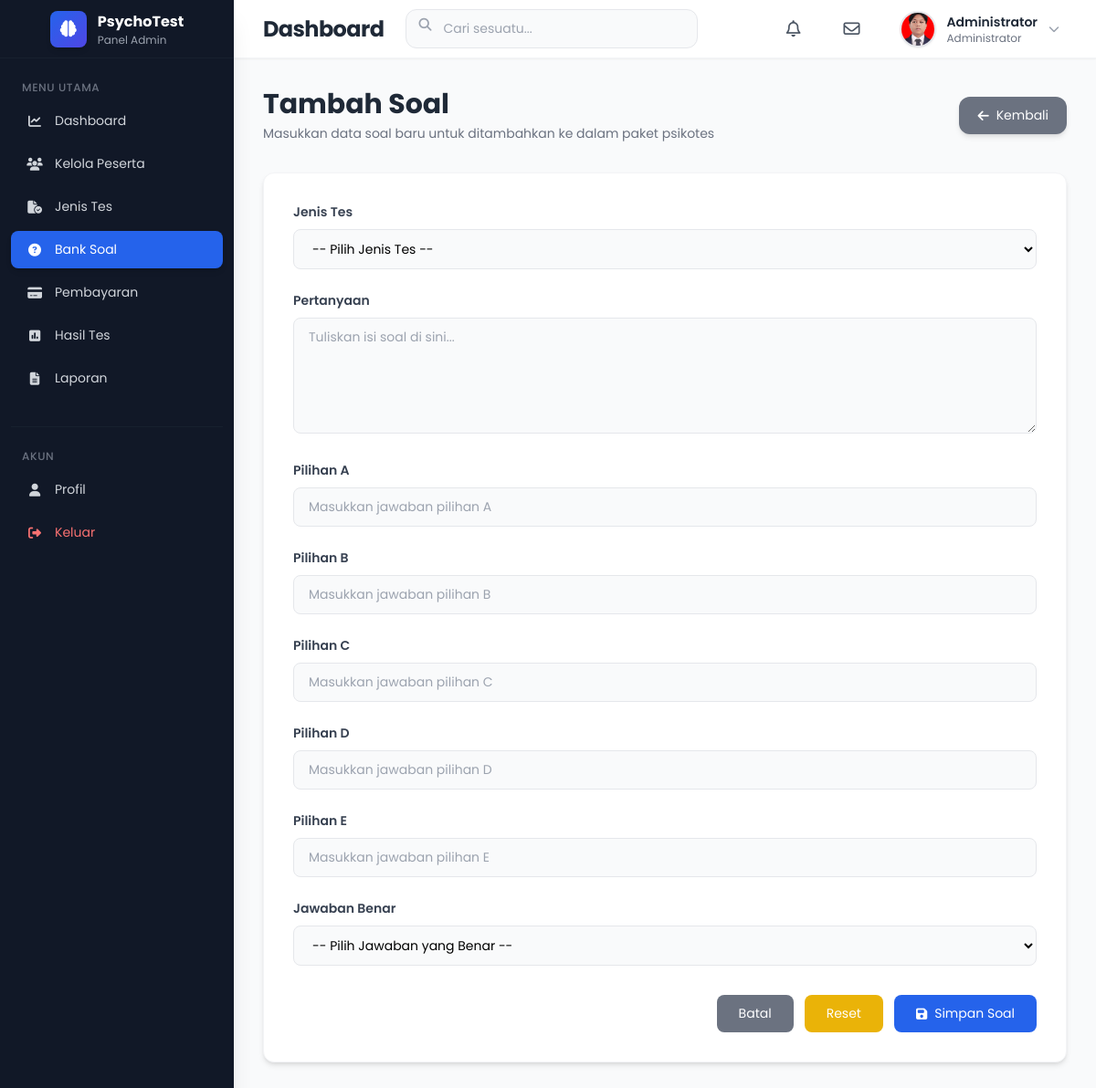
Screenshot of /admin/questions/question_create.php (signed in) with the database file from the repository.
### tables this page shows
CREATE TABLE `users` (
  `id` int NOT NULL,
  `fullname` varchar(100) NOT NULL,
  `email` varchar(100) NOT NULL,
  `password` varchar(255) NOT NULL,
  `role` enum('admin','peserta') DEFAULT 'peserta',
  `status` enum('active','inactive') DEFAULT 'active',
  `created_at` timestamp NULL DEFAULT CURRENT_TIMESTAMP,
  `profile_pic` varchar(255) DEFAULT 'default.png'
);

### admin/questions/question_create.php (the view, shortened to what this page needs)
<?php
include "../../config/database.php";
include "../../includes/admin_header.php";
include "../../includes/admin_sidebar.php";
include "../../includes/admin_navbar.php";
?>
<div class="ml-64 mt-16 p-8 min-h-screen bg-gray-50">
  <div class="flex flex-col md:flex-row justify-between items-start md:items-center mb-8 gap-4">
    <div>
      <h1 class="text-3xl font-bold text-gray-800">Tambah Soal</h1>
      <p class="text-gray-500 mt-1">Masukkan data soal baru untuk ditambahkan ke dalam paket psikotes</p>
    </div>
    <a href="questions.php"
      class="bg-gray-500 hover:bg-gray-600 text-white px-5 py-2.5 rounded-xl shadow-md hover:shadow-lg transition-all duration-300 flex items-center gap-2">
      <i class="fa-solid fa-arrow-left"></i> Kembali
    </a>
  </div>
  <div class="bg-white rounded-xl shadow-md p-8 border border-gray-100 card-animate">
    <form action="question_store.php" method="POST">
      <div class="mb-6">
        <label for="test_id" class="block font-semibold text-gray-700 mb-2">Jenis Tes</label>
        <select name="test_id" id="test_id" required
          class="w-full border border-gray-200 rounded-lg px-4 py-2.5 bg-gray-50 focus:bg-white focus:ring-2 focus:ring-blue-500/30 focus:border-blue-500 outline-none transition-all duration-200">
          <option value="">-- Pilih Jenis Tes --</option>
        </select>
      </div>
      <div class="mb-6">
        <label for="question" class="block font-semibold text-gray-700 mb-2">Pertanyaan</label>
        <textarea name="question" id="question" rows="5" required
          class="w-full border border-gray-200 rounded-lg px-4 py-2.5 bg-gray-50 focus:bg-white focus:ring-2 focus:ring-blue-500/30 focus:border-blue-500 outline-none transition-all duration-200 resize-y"
          placeholder="Tuliskan isi soal di sini..."></textarea>
      </div>
      <div class="mb-6">
        <label for="option_a" class="block font-semibold text-gray-700 mb-2">Pilihan A</label>
        <input type="text" name="option_a" id="option_a" required
          class="w-full border border-gray-200 rounded-lg px-4 py-2.5 bg-gray-50 focus:bg-white focus:ring-2 focus:ring-blue-500/30 focus:border-blue-500 outline-none transition-all duration-200"
          placeholder="Masukkan jawaban pilihan A">
      </div>
      <div class="mb-6">
        <label for="option_b" class="block font-semibold text-gray-700 mb-2">Pilihan B</label>
        <input type="text" name="option_b" id="option_b" required
          class="w-full border border-gray-200 rounded-lg px-4 py-2.5 bg-gray-50 focus:bg-white focus:ring-2 focus:ring-blue-500/30 focus:border-blue-500 outline-none transition-all duration-200"
          placeholder="Masukkan jawaban pilihan B">
      </div>
      <div class="mb-6">
        <label for="option_c" class="block font-semibold text-gray-700 mb-2">Pilihan C</label>
        <input type="text" name="option_c" id="option_c" required
          class="w-full border border-gray-200 rounded-lg px-4 py-2.5 bg-gray-50 focus:bg-white focus:ring-2 focus:ring-blue-500/30 focus:border-blue-500 outline-none transition-all duration-200"
          placeholder="Masukkan jawaban pilihan C">
      </div>
      <div class="mb-6">
        <label for="option_d" class="block font-semibold text-gray-700 mb-2">Pilihan D</label>
        <input type="text" name="option_d" id="option_d" required
          class="w-full border border-gray-200 rounded-lg px-4 py-2.5 bg-gray-50 focus:bg-white focus:ring-2 focus:ring-blue-500/30 focus:border-blue-500 outline-none transition-all duration-200"
          placeholder="Masukkan jawaban pilihan D">
      </div>
      <div class="mb-6">
        <label for="option_e" class="block font-semibold text-gray-700 mb-2">Pilihan E</label>
        <input type="text" name="option_e" id="option_e" required
          class="w-full border border-gray-200 rounded-lg px-4 py-2.5 bg-gray-50 focus:bg-white focus:ring-2 focus:ring-blue-500/30 focus:border-blue-500 outline-none transition-all duration-200"
          placeholder="Masukkan jawaban pilihan E">
      </div>
      <div class="mb-8">
        <label for="answer" class="block font-semibold text-gray-700 mb-2">Jawaban Benar</label>
        <select name="answer" id="answer" required
          class="w-full border border-gray-200 rounded-lg px-4 py-2.5 bg-gray-50 focus:bg-white focus:ring-2 focus:ring-blue-500/30 focus:border-blue-500 outline-none transition-all duration-200">
          <option value="">-- Pilih Jawaban yang Benar --</option>
        </select>
      </div>
      <div class="flex flex-col sm:flex-row justify-end gap-3">
        <a href="questions.php"
          class="bg-gray-500 hover:bg-gray-600 text-white px-6 py-2.5 rounded-lg text-center transition-all duration-200">
          Batal
        </a>
        <button type="reset"
          class="bg-yellow-500 hover:bg-yellow-600 text-white px-6 py-2.5 rounded-lg transition-all duration-200">
          Reset
        </button>
        <button type="submit"
          class="bg-blue-600 hover:bg-blue-700 text-white px-6 py-2.5 rounded-lg flex items-center justify-center gap-2 transition-all duration-200">
          <i class="fa-solid fa-floppy-disk"></i> Simpan Soal
        </button>
      </div>
    </form>
  </div>
</div>
<?php include "../../includes/admin_footer.php"; ?>

### includes/admin_navbar.php (shortened to what this page needs)
<?php
$admin_id = (int)$_SESSION['id'];
$user_nav = mysqli_fetch_assoc(mysqli_query($conn, "SELECT fullname, profile_pic FROM users WHERE id = '$admin_id' LIMIT 1"));
$foto_nav = !empty($user_nav['profile_pic'])
  ? "/PsychoTest/admin/profile/profiles/" . $user_nav['profile_pic']
  : "../assets/images/default.png";
?>
<nav class="fixed top-0 left-64 right-0 h-16 bg-white shadow-sm border-b border-gray-100 z-40 transition-all duration-300">
  <div class="flex items-center justify-between h-full px-8">
    <div class="flex items-center gap-6">
      <h2 class="text-xl md:text-2xl font-bold text-gray-800 tracking-tight">
        Dashboard
      </h2>
      <div class="relative hidden md:block">
        <input
          type="text"
          placeholder="Cari sesuatu..."
          class="w-72 lg:w-80 pl-10 pr-4 py-2.5 rounded-xl border border-gray-200 bg-gray-50 focus:bg-white focus:ring-2 focus:ring-blue-500/20 focus:border-blue-500 outline-none transition-all duration-200">
        <i class="fa-solid fa-magnifying-glass absolute left-3.5 top-2.5 text-gray-400"></i>
      </div>
    </div>
    <div class="flex items-center gap-4 lg:gap-6">
      <a href="/PsychoTest/includes/notifikasi.php" class="relative w-10 h-10 rounded-xl hover:bg-gray-100 transition-all duration-200 flex items-center justify-center group">
        <i class="fa-regular fa-bell text-lg text-gray-600 group-hover:text-gray-800"></i>
      </a>
      <a href="/PsychoTest/includes/pesan.php" class="relative w-10 h-10 rounded-xl hover:bg-gray-100 transition-all duration-200 flex items-center justify-center group">
        <i class="fa-regular fa-envelope text-lg text-gray-600 group-hover:text-gray-800"></i>
      </a>
      <div class="relative group cursor-pointer">
        <div class="flex items-center gap-3 p-2 rounded-xl hover:bg-gray-50 transition-all duration-200">
          <img
            src="<?= htmlspecialchars($foto_nav) ?>"
            alt="Profil"
            class="w-10 h-10 rounded-full border-2 border-gray-200 object-cover shadow-sm"
            onerror="this.src='../assets/images/default.png'">
          <div class="hidden md:block text-left">
            <h4 class="font-semibold text-gray-800 text-sm">
              <?= htmlspecialchars($user_nav['fullname'] ?? "Administrator") ?>
            </h4>
            <p class="text-xs text-gray-500">
              Administrator
            </p>
          </div>
          <i class="fa-solid fa-chevron-down text-xs text-gray-400 group-hover:text-gray-600 transition-transform duration-200 group-hover:rotate-180"></i>
        </div>
      </div>
    </div>
  </div>
</nav>

### includes/admin_header.php (style rules this page uses)
* { font-family: 'Poppins', -apple-system, BlinkMacSystemFont, "Segoe UI", Roboto, Oxygen, Ubuntu, Cantarell, "Open Sans", "Helvetica Neue", sans-serif; }
body { background-color: #f8fafc; font-size: 14px; line-height: 1.6; }
.transition-all { transition: all 0.25s ease; }

### rows the page displays
users: profile_pic (picture), fullname "Administrator"
